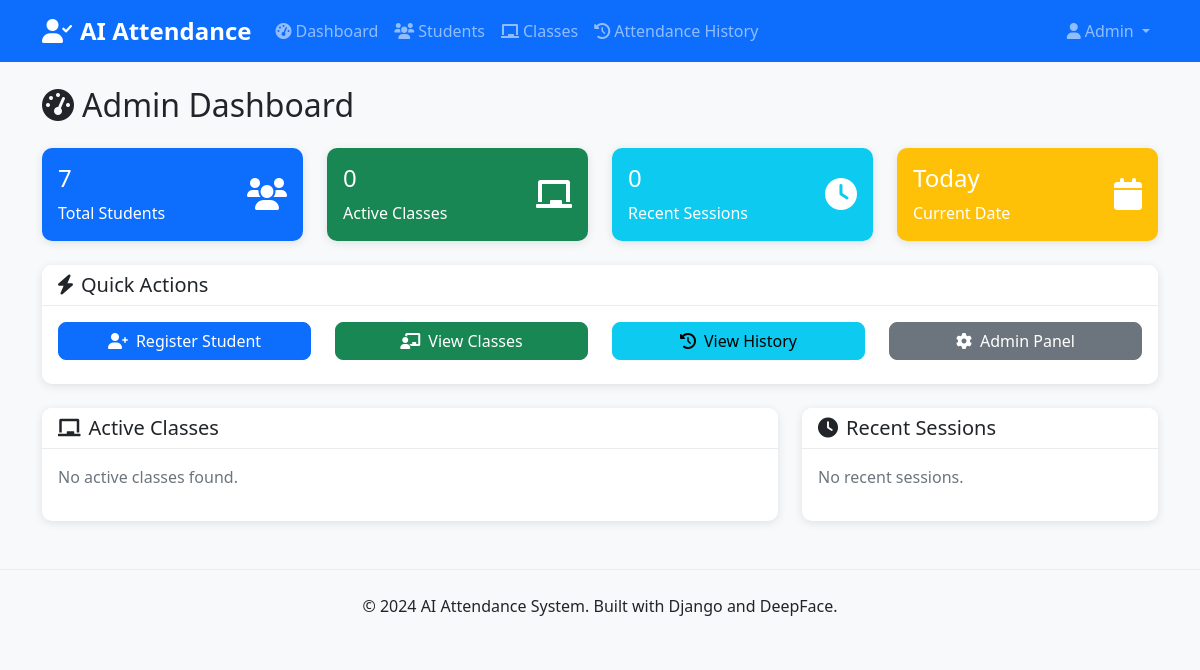
Before: /admin-dashboard/ with the older database file.
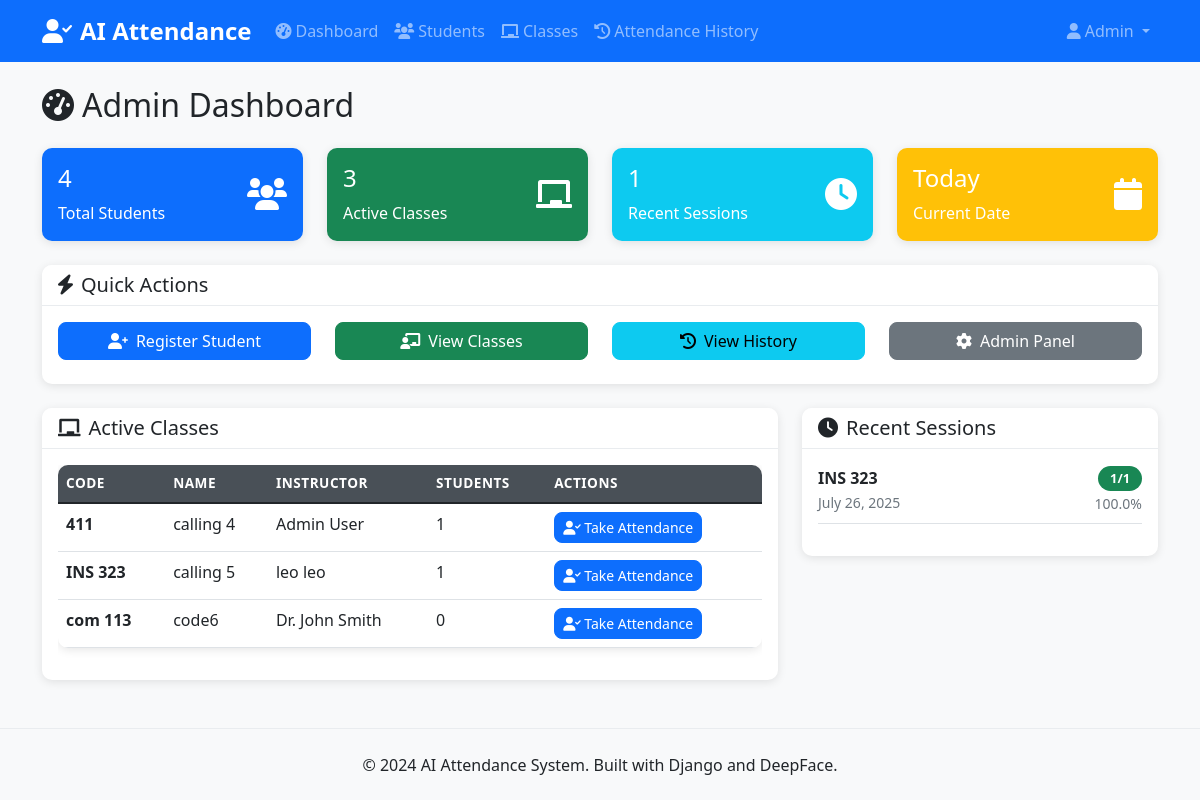
After: the same page with the newer database file.
### attendance/models.py (models this page shows, shortened)
class Class(models.Model):
    name = models.CharField(max_length=100, unique=True)
    code = models.CharField(max_length=20, unique=True)
    description = models.TextField(blank=True)
    instructor = models.ForeignKey('CustomUser', on_delete=models.CASCADE, related_name='taught_classes', limit_choices_to={'position': 'lecturer'})
    created_at = models.DateTimeField(auto_now_add=True)
    is_active = models.BooleanField(default=True)
    class Meta:
        verbose_name_plural = "Classes"
        ordering = ['name']

class CustomUser(AbstractUser):
    POSITION_CHOICES = [
        ('student', 'Student'),
        ('lecturer', 'Lecturer'),
    ]
    position = models.CharField(
        max_length=10,
        choices=POSITION_CHOICES,
        default='student',
        help_text='User position in the system'
    )
    phone = models.CharField(max_length=20, blank=True, null=True)
    student_id = models.CharField(max_length=20, blank=True, null=True, unique=True)

class AttendanceSession(models.Model):
    class_session = models.ForeignKey(Class, on_delete=models.CASCADE, related_name='attendance_sessions')
    date = models.DateField(default=timezone.now)
    start_time = models.DateTimeField(auto_now_add=True)
    end_time = models.DateTimeField(null=True, blank=True)
    is_active = models.BooleanField(default=True)
    total_students = models.IntegerField(default=0)
    present_count = models.IntegerField(default=0)
    created_by = models.ForeignKey('CustomUser', on_delete=models.CASCADE, related_name='created_sessions')
    class Meta:
        unique_together = ['class_session', 'date']
        ordering = ['-start_time']
    @property
    def attendance_rate(self):
        if self.total_students == 0:
            return 0
        return round((self.present_count / self.total_students) * 100, 2)

### attendance/views.py (the view)
# urls.py: path('dashboard/', views.student_dashboard, name='student_dashboard'),
def dashboard(request):
    classes = Class.objects.filter(is_active=True)
    recent_sessions = AttendanceSession.objects.select_related('class_session').order_by('-start_time')[:5]
    total_students = Student.objects.filter(is_active=True).count()
    total_classes = classes.count()
    context = {
        'classes': classes,
        'recent_sessions': recent_sessions,
        'total_students': total_students,
        'total_classes': total_classes,
    }
    return render(request, 'attendance/admin_dashboard.html', context)

### templates/attendance/admin_dashboard.html (shortened to what the changed rows need)
{% extends 'attendance/base.html' %}
{% load static %}
{% block page_header %}
<div class="row">
    <div class="col-12">
        <h1 class="h2 mb-4">
            <i class="fas fa-tachometer-alt me-2"></i>Admin Dashboard
        </h1>
    </div>
</div>
{% endblock %}
{% block content %}
<div class="row mb-4">
    <div class="col-md-3">
        <div class="card bg-primary text-white">
            <div class="card-body">
                <div class="d-flex justify-content-between">
                    <div>
                        <h4 class="card-title">{{ total_students }}</h4>
                        <p class="card-text">Total Students</p>
                    </div>
                </div>
            </div>
        </div>
    </div>
    <div class="col-md-3">
        <div class="card bg-success text-white">
            <div class="card-body">
                <div class="d-flex justify-content-between">
                    <div>
                        <h4 class="card-title">{{ total_classes }}</h4>
                        <p class="card-text">Active Classes</p>
                    </div>
                </div>
            </div>
        </div>
    </div>
    <div class="col-md-3">
        <div class="card bg-info text-white">
            <div class="card-body">
                <div class="d-flex justify-content-between">
                    <div>
                        <h4 class="card-title">{{ recent_sessions|length }}</h4>
                        <p class="card-text">Recent Sessions</p>
                    </div>
                </div>
            </div>
        </div>
    </div>
</div>
<div class="row mb-4">
    <div class="col-md-8">
        <div class="card">
            <div class="card-body">
                {% if classes %}
                    <div class="table-responsive">
                        <table class="table table-hover">
                            <thead>
                                <tr>
                                    <th>Code</th>
                                    <th>Name</th>
                                    <th>Instructor</th>
                                    <th>Students</th>
                                    <th>Actions</th>
                                </tr>
                            </thead>
                            <tbody>
                                {% for class in classes %}
                                <tr>
                                    <td><strong>{{ class.code }}</strong></td>
                                    <td>{{ class.name }}</td>
                                    <td>{{ class.instructor.get_full_name|default:class.instructor.username }}</td>
                                    <td>{{ class.students.count }}</td>
                                    <td>
                                        <a href="{% url 'take_attendance' class.id %}" class="btn btn-sm btn-primary">
                                            <i class="fas fa-user-check"></i> Take Attendance
                                        </a>
                                    </td>
                                </tr>
                                {% endfor %}
                            </tbody>
                        </table>
                    </div>
                {% else %}
                    <p class="text-muted">No active classes found.</p>
                {% endif %}
            </div>
        </div>
    </div>
    <div class="col-md-4">
        <div class="card">
            <div class="card-body">
                {% if recent_sessions %}
                    {% for session in recent_sessions %}
                    <div class="d-flex justify-content-between align-items-center mb-3 pb-2 border-bottom">
                        <div>
                            <strong>{{ session.class_session.code }}</strong><br>
                            <small class="text-muted">{{ session.date }}</small>
                        </div>
                        <div class="text-end">
                            <span class="badge bg-success">{{ session.present_count }}/{{ session.total_students }}</span><br>
                            <small class="text-muted">{{ session.attendance_rate }}%</small>
                        </div>
                    </div>
                    {% endfor %}
                {% else %}
                    <p class="text-muted">No recent sessions.</p>
                {% endif %}
            </div>
        </div>
    </div>
</div>
{% endblock %}

Changed rows visible on the page:
added Class: code "411", name "calling 4", instructor.get_full_name "Admin User", students.count "1"
added Class: code "INS 323", name "calling 5", instructor.get_full_name "leo leo", students.count "1"
added Class: code "com 113", name "code6", instructor.get_full_name "Dr. John Smith", students.count "0"
added AttendanceSession: class_session.code "INS 323", date "July 26, 2025", present_count "1", total_students "1", attendance_rate "100.0"
Other visible differences:
{{ total_students }}: "7" → "4"
{{ total_classes }}: "0" → "3"
{{ recent_sessions|length }}: "0" → "1"
text no longer shown: "No active classes found. No recent sessions."
text now shown: "CODE NAME INSTRUCTOR STUDENTS ACTIONS"
